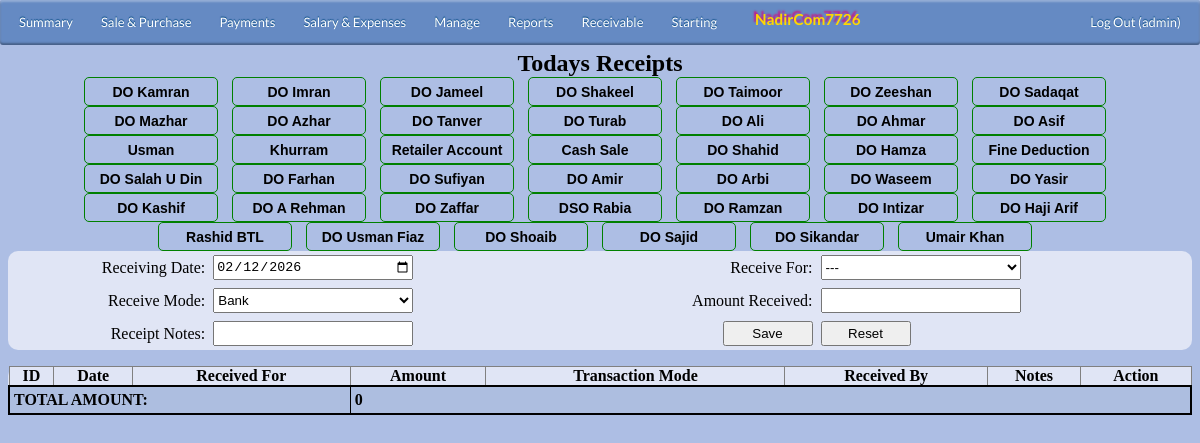
/admin/receipts.php (signed in), run on the app's committed database.
### tables this page shows
CREATE TABLE `config` (
  `id` int(11) NOT NULL,
  `name` varchar(50) DEFAULT NULL,
  `customName` varchar(100) DEFAULT NULL
);

CREATE TABLE `empinfo` (
  `EmpID` int(11) NOT NULL,
  `EmpName` varchar(30) DEFAULT NULL,
  `EmpJoinDate` date DEFAULT NULL,
  `EmpFixedSalary` int(11) DEFAULT NULL,
  `EmpStatus` varchar(20) DEFAULT NULL,
  `empType` varchar(10) DEFAULT NULL,
  `Comments` varchar(100) DEFAULT NULL,
  `sort_order` int(11) DEFAULT NULL,
  `showIn` tinyint(4) DEFAULT NULL,
  `otcomrate` float DEFAULT NULL,
  `completeName` varchar(50) DEFAULT NULL,
  `contactNo` varchar(20) DEFAULT NULL,
  `empAddress` varchar(200) DEFAULT NULL,
  `doLine` varchar(20) DEFAULT NULL,
  `cnic` varchar(15) DEFAULT NULL
);

### admin/includes/globalvar.php (called while the page is built, shortened)
<?php
include_once('dbcon.php');
$qry = mysqli_query($con,"SELECT customName FROM config WHERE name='organization';") or die(mysqli_error());
$Data=mysqli_fetch_assoc($qry);
$childOrganization=$Data['customName'];
$qry = mysqli_query($con,"SELECT customName FROM config WHERE name='defaultBank';") or die(mysqli_error());
$Data=mysqli_fetch_assoc($qry);
$defaultBankName=$Data['customName'];
?>

### admin/includes/variables.php (called while the page is built, shortened)
<?php
include_once('dbcon.php');
include_once('globalvar.php');
		$currentActiveUser=$_SESSION['login_user'];
?>

### admin/includes/formula3.php (called while the page is built, shortened)
<?php
include_once('includes/variables.php');
include_once('globalvar.php');
?>

### admin/receipts.php (the view, shortened to what this page needs)
<?php
$Employee = $_GET['name'];
include_once('includes/formula3.php');
include_once('includes/globalvar.php');
?>
	<head>
			<?php
			include_once('includes/navbar.php');
			?>
	</head>
	<div class="container" align="center" style="border: solid black 0px;" >
							<center>
								<caption> <h2>Todays Receipts</h2></caption>
							</center>
				<div style="border: solid black 0px;" align="center" class="doBar">
					<?php
						$doQ=mysqli_query($con,"SELECT EmpName from empinfo WHERE empType='do' OR empType='SP' OR empType='ws'");
						while($data=mysqli_fetch_array($doQ))
							{
								$name=$data['EmpName'];
								if($name== $Employee)
									$nm='doLinkSelected';
								else
									$nm='doLink';
								?>
								<a href="receipts.php?name=<?php echo $name;?>" id="<?php echo $nm;?>" class="button">
								<?php
								echo $data['EmpName']."</a>";
							}
					?>
				</div>
							<div  style="border: solid black 0px; ">
											<form id="AddReceiptForm" name="AddReceiptForm" action="" method="POST">
													<table cellpadding="0" cellspacing="0" border="0" class="table" id="HeadTable" >
																<tr>
																	<td style="text-align: right;"> Receiving Date:</td>
																	<td style="text-align: left;">
																			<?php
																				$strDate= date('Y-m-d');
																				echo "<input type=\"date\" value= \"$strDate\"  name=\"txtDate\" id=\"tBox\">";
																			?>
																	</td>
																	<td style="text-align: right;"> Receive For:  </td>
																	<td style="text-align: left;" >
																			<select name="rfSelect" id="sBox"/>
																				<option >---</option>
																	</td>
																</tr>
																<tr>
																	<td style="text-align: right;"> Receive Mode:  </td>
																	<td style="text-align: left;" >
																			<select name="modeSelect" id="sBox"/>
																				<?php
																					$doQ=mysqli_query($con,"SELECT Name from company WHERE Type='BNK' ");
																						while($data=mysqli_fetch_array($doQ))
																						{
																							if ($data['Name']==$defaultBankName )
																								echo "<option selected>";
																							else
																								echo "<option>";
																							echo $data['Name'];
																							echo "</option>";
																						}
																				?>
																	</td>
																	<td style="text-align: right;" >Amount Received:
																	</td>
																	<td style="text-align: left;" >
																		 <input type="text" name="txtAmntReceived" value="<?php    ?>" id="iBox"/ autofocus>
																	</td>
																</tr>
																<tr>
																	<td style="text-align: right;" >Receipt Notes:
																	</td>
																	<td style="text-align: left;" >
																		<input type="text" name="txtNotes"  id="iBox"/>
																	</td>
																	<td style="text-align: right;" >
										 								<input type="submit"  value="Save" name="SaveReceipt" id="Btn"onclick="checkInput()">
																	</td>
																	<td style="text-align: left;" >
																		<input type="submit" value="Reset" name="ResetReceipt" id="Btn">
																	</td>
																</tr>
													</table>
											</form>
							</div>
							<table cellpadding="0" cellspacing="0" border="1" class="table table-bordered table-condensed" id="dbResult">
								<thead>
									<tr>
										<th>ID</th>
										<th>Date</th>
										<th>Received For</th>
										<th>Amount</th>
										<th>Transaction Mode</th>
										<th>Received By</th>
										<th>Notes</th>
										<th>Action</th>
									</tr>
								</thead>
													<?php
													$sum=0;
													?>
											<tfoot >
								<tr style="border: solid black 2px;"  >
								<td colspan="3" > <b> TOTAL AMOUNT: </b></td>
								<td colspan="5" > <b><?php echo $sum; ?></b></td>
								</tr>
								</tfoot>
							</table>
	</div>
</html>

### admin/includes/navbar.php (shortened to what this page needs)
<div id='cssmenu'>
	<ul>
		<li><a href='summary.php'><span>Summary</span></a>
		</li>
		<li><a href='#'><span>Sale & Purchase</span></a>
		</li>
		<li class='active has-sub'><a href='#'><span>Payments</span></a>
		</li>
		<li><a href='#'><span>Salary & Expenses</span></a>
		</li>
		<li class='active has-sub'><a href='#'><span>Manage</span></a>
		</li>
		<li class='active has-sub'><a href='#'><span>Reports</span></a>
		</li>
		<li class='active has-sub'><a href='#'><span>Receivable</span></a>
		</li>
		<li class='active has-sub'><a href='#'><span>Starting</span></a>
		</li>
		<li style="float:left">
			<h3> <?php echo $childOrganization?></h3>
		</li>
		<li style="float:right"><a href="../logout.php"> Log Out (<?php echo $currentActiveUser; ?>)</a></li>
	</ul>
</div>

### data on the page
config: customName "NadirCom7726"
empinfo: EmpName "DO Kamran"
empinfo: EmpName "DO Imran"
empinfo: EmpName "DO Jameel"
empinfo: EmpName "DO Shakeel"
empinfo: EmpName "DO Taimoor"
empinfo: EmpName "DO Zeeshan"
empinfo: EmpName "DO Sadaqat"
empinfo: EmpName "DO Mazhar"
empinfo: EmpName "DO Azhar"
empinfo: EmpName "DO Tanver"
empinfo: EmpName "DO Turab"
empinfo: EmpName "DO Ali"
empinfo: EmpName "DO Ahmar"
empinfo: EmpName "DO Asif"
empinfo: EmpName "Usman"
empinfo: EmpName "Khurram"
empinfo: EmpName "Retailer Account"
empinfo: EmpName "Cash Sale"
empinfo: EmpName "DO Shahid"
empinfo: EmpName "DO Hamza"
empinfo: EmpName "Fine Deduction"
empinfo: EmpName "DO Salah U Din"
empinfo: EmpName "DO Farhan"
empinfo: EmpName "DO Sufiyan"
empinfo: EmpName "DO Amir"
empinfo: EmpName "DO Arbi"
empinfo: EmpName "DO Waseem"
empinfo: EmpName "DO Yasir"
empinfo: EmpName "DO Kashif"
empinfo: EmpName "DO A Rehman"
empinfo: EmpName "DO Zaffar"
empinfo: EmpName "DSO Rabia"
empinfo: EmpName "DO Ramzan"
empinfo: EmpName "DO Intizar"
empinfo: EmpName "DO Haji Arif"
empinfo: EmpName "Rashid BTL"
empinfo: EmpName "DO Usman Fiaz"
empinfo: EmpName "DO Shoaib"
empinfo: EmpName "DO Sajid"
empinfo: EmpName "DO Sikandar"
empinfo: EmpName "Umair Khan"

### other printed values
$currentActiveUser "admin"
$sum "0"
form field modeSelect "Bank"
